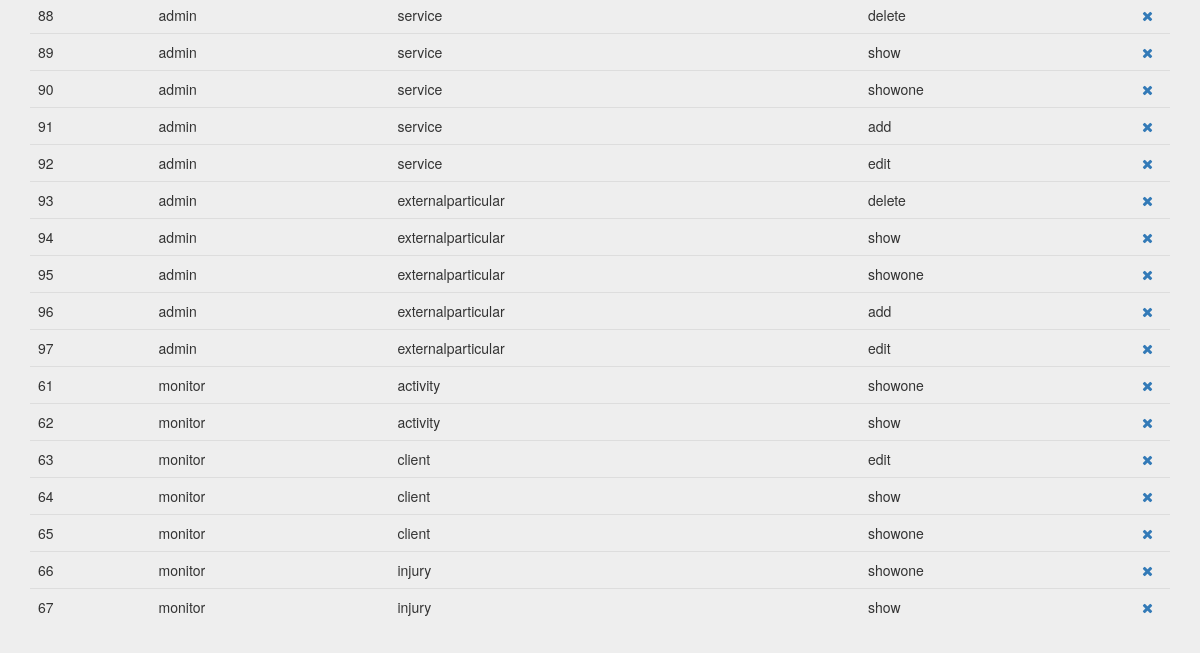
/index.php?controller=profileperm&action=show (signed in, lower part), run on an earlier commit of the app's database.
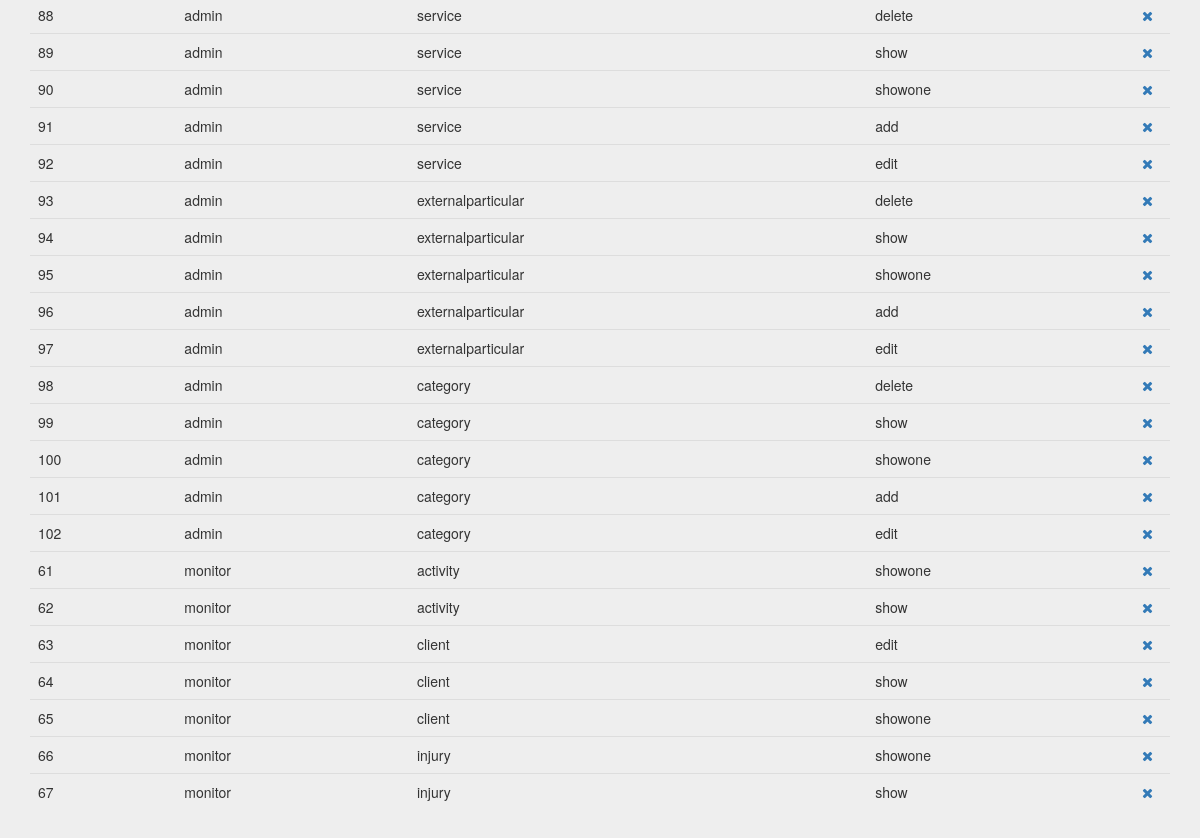
And on a later commit of the database.
### tables this page shows
create table `profile_perms` (
`id` int(11) not null,
  `profile` int(11) not null,
  `permission` int(11) not null
);

create table `profile` (
`id` int(11) not null,
  `profilename` varchar(25) not null
);

create table `permission` (
`id` int(11) not null,
  `controller` varchar(25) not null,
  `action` varchar(25) not null
);

### core/ViewManager.php (called while the page is built, shortened)
<?php
class ViewManager {
    private $fragmentContents = array();
    private $variables = array();
    private $currentFragment = self::DEFAULT_FRAGMENT;
    private $layout = "default";
    private function saveCurrentFragment() {
        $this->fragmentContents[$this->currentFragment].=ob_get_contents();
    }
    public function moveToFragment($name) {
        $this->currentFragment = $name;
    }
    public function getFragment($fragment, $default="") {
        if (!isset($this->fragmentContents[$fragment])) {
            return $default;
        }
        return $this->fragmentContents[$fragment];
    }
    public function setVariable($varname, $value, $flash=false) {
        $this->variables[$varname] = $value;
    }
    public function getVariable($varname, $default=NULL) {
        if (!isset($this->variables[$varname])) {
            return $default;
        }
        return $this->variables[$varname];
    }
    public function setLayout($layout) {
        $this->layout = $layout;
    }
    public function render($controller, $viewname) {
        include(__DIR__."/../Views/$controller/$viewname.php");
        $this->renderLayout();
    }
    private function renderLayout() {
        include(__DIR__."/../Views/layouts/".$this->layout.".php");
    }
    private static $viewmanager_singleton = NULL;
    public static function getInstance() {
        if (self::$viewmanager_singleton == null) {
            self::$viewmanager_singleton = new ViewManager();
        }
        return self::$viewmanager_singleton;
    }
}

### Controllers/PROFILEPERM_Controller.php (called while the page is built, shortened)
<?php
require_once(__DIR__."/../core/ViewManager.php");
require_once(__DIR__."/../Models/ProfilePerm.php");
require_once(__DIR__."/../Models/PROFILEPERM_Model.php");
class PROFILEPERM_Controller extends BaseController {
    private $profileMapper;
    private $permissionMapper;
    private $profilePermMapper;
    public function __construct() {
        $this->profileMapper = new PROFILE_Model();
        $this->permissionMapper = new PERMISSION_Model();
        $this->profilePermMapper = new PROFILEPERM_Model();
        $this->view->setLayout("default");
    }
    public function show(){
        $profiles = $this->profileMapper->fetch_all();
        $permissions = $this->permissionMapper->fetch_all();
        if (isset($_GET["orderby"])) {
            $profileperms = $this->profilePermMapper->fetch_all($_GET["orderby"]);
        } else {
            $profileperms = $this->profilePermMapper->fetch_all();
        }
        $this->view->setVariable("profiles", $profiles);
        $this->view->setVariable("permissions", $permissions);
        $this->view->setVariable("profileperms", $profileperms);
        $this->view->render("profileperm", "PROFILEPERM_SHOW_Vista");
    }
}

### index.php (called while the page is built, shortened)
<?php
function run() {
    try{
        $controller = loadController($_GET["controller"]);
        $actionName = $_GET["action"];
        $controller->$actionName();
    } catch(Exception $ex) {
        die($ex->getMessage());
  }
}
function loadController($controllerName) {
    return new $controllerClassName();
}
run();
?>

### Models/ProfilePerm.php (called while the page is built, shortened)
<?php
class ProfilePerm {
    private $id;
    private $profilename;
    private $controller;
    private $action;
    public function __construct($id=NULL, $profile=NULL, $permission=NULL, $profilename=NULL, $controller=NULL, $action=NULL) {
        $this->id = $id;
        $this->profilename = $profilename;
        $this->controller = $controller;
        $this->action = $action;
    }
    public function getID() {
        return $this->id;
    }
    public function getProfileName() {
        return $this->profilename;
    }
    public function getController() {
        return $this->controller;
    }
    public function getAction() {
        return $this->action;
    }
}

### Models/PROFILEPERM_Model.php (called while the page is built, shortened)
<?php
require_once(__DIR__."/../core/PDOConnection.php");
class PROFILEPERM_Model {
    private $db;
    public function __construct() {
        $this->db = PDOConnection::getInstance();
    }
    public function fetch_all($orderby = "profilename") {
        $join = "SELECT profile_perms.id as id, profile.profilename as profilename, permission.controller as controller, permission.action as action FROM profile_perms, profile, permission WHERE profile_perms.profile = profile.id AND profile_perms.permission = permission.id ORDER BY ".htmlspecialchars($orderby);
        $sql = $this->db->prepare($join);
        $sql->execute();
        $profileperms_db = $sql->fetchAll(PDO::FETCH_ASSOC);
        $profileperms = array();
        foreach ($profileperms_db as $profileperm) {
            array_push($profileperms, new ProfilePerm($profileperm["id"], NULL, NULL, $profileperm["profilename"], $profileperm["controller"], $profileperm["action"]));
        }
        return $profileperms;
    }
}

### core/PDOConnection.php (called while the page is built)
<?php
class PDOConnection {
    private static $dbhost = "127.0.0.1";
    private static $dbname = "moovett";
    private static $dbuser = "moovett";
    private static $dbpass = "moovett";
    private static $db_singleton = null;
    public static function getInstance() {
        if (self::$db_singleton == null) {
            self::$db_singleton = new PDO(
                "mysql:host=".self::$dbhost.";dbname=".self::$dbname.";charset=utf8",
                self::$dbuser,
                self::$dbpass,
                array(
                    PDO::ATTR_EMULATE_PREPARES => false,
                    PDO::ATTR_ERRMODE => PDO::ERRMODE_EXCEPTION
                )
            );
        }
        return self::$db_singleton;
    }
}
?>

### Views/profileperm/PROFILEPERM_SHOW_Vista.php (the view, shortened to what this page needs)
<?php
require_once(__DIR__."/../../core/ViewManager.php");
$view = ViewManager::getInstance();
$view->setVariable("title", "Manage Permissions");
$profileperms = $view->getVariable("profileperms");
?>
<div class="jumbotron">
    <div class="container">
        </div>
        <div ="top-buffer">
        <table class="table">
              <tbody>
        	  <?php foreach($profileperms as $profileperm){ ?>
                  <tr>
        	      <td><?php echo $profileperm->getID(); ?></td>
                  <td><?php echo $profileperm->getProfileName(); ?></td>
                  <td><?php echo $profileperm->getController(); ?></td>
                  <td><?php echo $profileperm->getAction(); ?></td>
                  <td>
                      <a href="index.php?controller=profileperm&action=delete&amp;id=<?php echo $profileperm->getID();  ?>" role="button" data-toggle="modal"><i class="fa fa-times" aria-hidden="true"></i></a>
                  </td>
                </tr>
        	<?php } ?>
              </tbody>
        </table>
      </div>
    </div>

### Views/layouts/default.php (shortened to what this page needs)
<?php
require_once(__DIR__."/../../core/ViewManager.php");
$view = ViewManager::getInstance();
?><!DOCTYPE html>
<html>
    <head>
	<link rel="stylesheet" href="css/bootstrap.min.css" type="text/css">
  <link rel="stylesheet" href="css/bootstrap-datepicker3.min.css" type="text/css">
  <link rel="stylesheet" href="css/bootstrap-multiselect.css" type="text/css"/>
  <link rel="stylesheet" href="font-awesome/css/font-awesome.min.css" type="text/css">
	<link rel="stylesheet" href="css/style.css" type="text/css">
    </head>
    <body>
	<main>
	    <?= $view->getFragment(ViewManager::DEFAULT_FRAGMENT) ?>
	</main>
    </body>
</html>

### css/style.css (style rules this page uses)
body { padding-top: 50px; padding-bottom: 20px; }

What changed in the data, as far as the page shows it:
added profile_perms: id "98", profile.profilename "admin", permission.controller "category", permission.action "delete"
added profile_perms: id "99", profile.profilename "admin", permission.controller "category", permission.action "show"
added profile_perms: id "100", profile.profilename "admin", permission.controller "category", permission.action "showone"
added profile_perms: id "101", profile.profilename "admin", permission.controller "category", permission.action "add"
added profile_perms: id "102", profile.profilename "admin", permission.controller "category", permission.action "edit"
